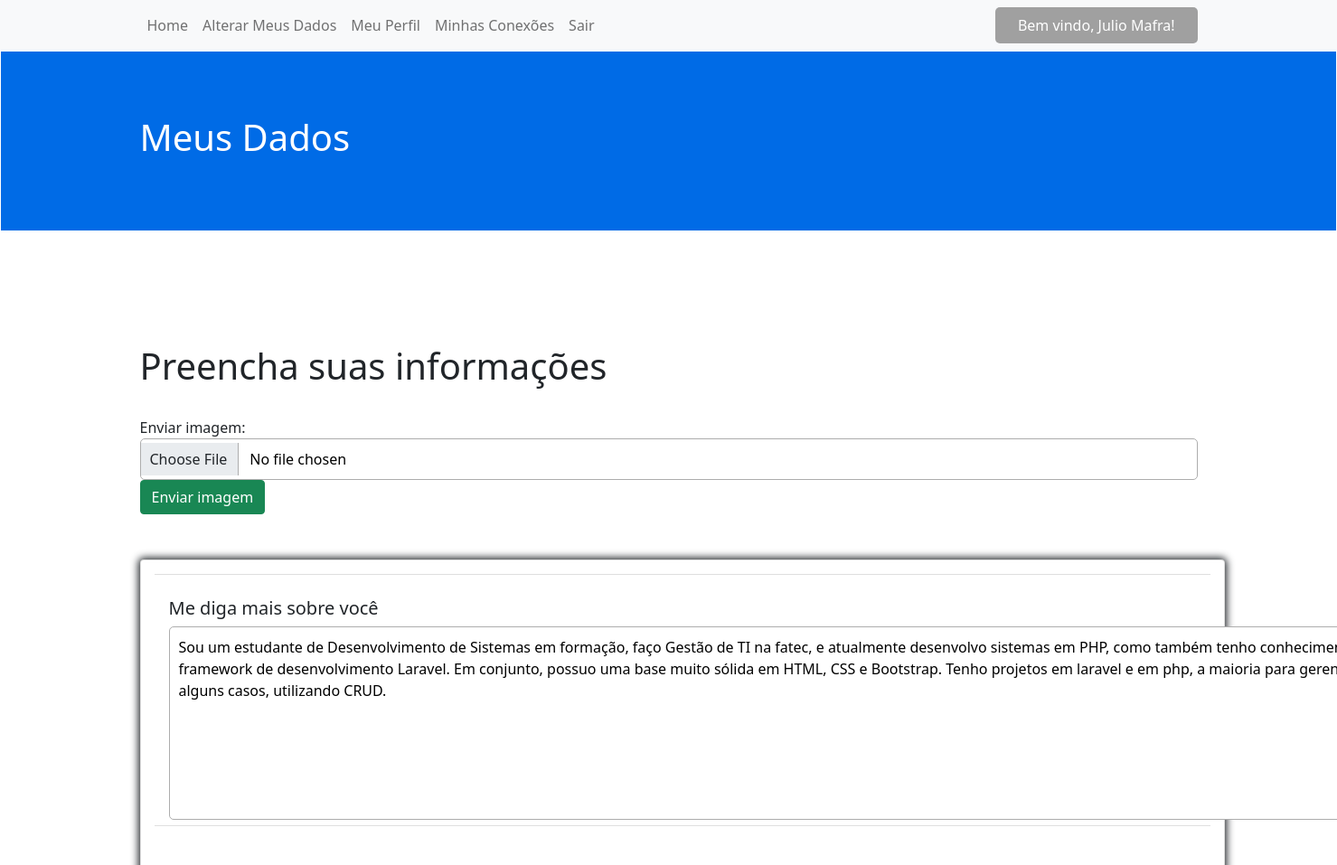
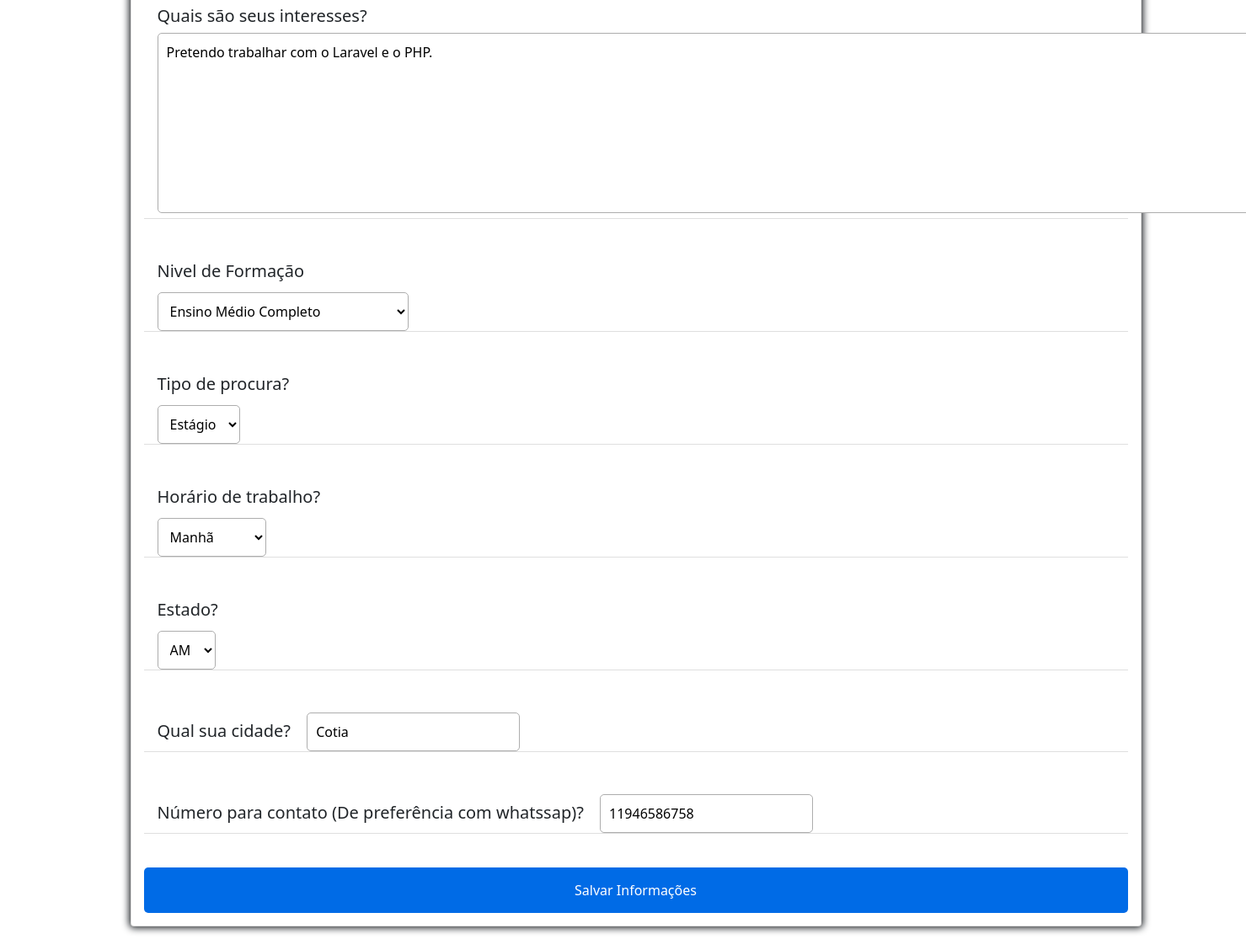
The app's page /candidatos-views/candidato-dados.php (signed in) with its own data (2 pictures, top to bottom).
### tables this page shows
CREATE TABLE IF NOT EXISTS `users` (
  `id_users` int(11) NOT NULL AUTO_INCREMENT,
  `email` varchar(255) NOT NULL,
  `name` varchar(255) NOT NULL,
  `password` varchar(255) NOT NULL,
  `type_user` varchar(125) NOT NULL,
  `profile_fk` int(11) NOT NULL,
  PRIMARY KEY (`id_users`),
  KEY `informations_fk` (`profile_fk`)
);

CREATE TABLE IF NOT EXISTS `profile` (
  `id_profile` int(11) NOT NULL AUTO_INCREMENT,
  `photo` varchar(255) DEFAULT NULL,
  `descricao_perfil` text,
  `descricao_interesse` text,
  `descricao_faculdade` text,
  `type_job` varchar(150) DEFAULT NULL,
  `time_job` varchar(150) DEFAULT NULL,
  `estate` varchar(255) DEFAULT NULL,
  `city` varchar(255) DEFAULT NULL,
  `tel_number` varchar(255) DEFAULT NULL,
  PRIMARY KEY (`id_profile`)
);

### candidatos-views/verify-db/verify_candidatos.php (called while the page is built, shortened)
<?php
if (empty($_SESSION['email']) && empty($_SESSION['email'])) {
    header('location:../index.php');
} else {
    $email = $_SESSION['email'];
    $query_select_user_candidato = "SELECT name, type_user FROM users WHERE email = '$email'";
    $querySelectUserCandidato = $conn->query($query_select_user_candidato);
    if (mysqli_num_rows($querySelectUserCandidato) > 0) {
        while ($userCandidato = $querySelectUserCandidato->fetch_array()) {
            $userName = $userCandidato['name'];
        }
    } else {
        echo 'error!';
    }
}

### candidatos-views/verify-db/verify_perfil.php (called while the page is built, shortened)
<?php
$email = $_SESSION['email'];
$id_users = 0;
$query_id = "SELECT id_users FROM users WHERE email = '$email'";
$queryId = $conn->query($query_id);
while($queryFindIdUsers = $queryId->fetch_array()){
    $id_users =  $queryFindIdUsers['id_users'];
}
$query_profile_user = "SELECT email, name, descricao_perfil, descricao_interesse, descricao_faculdade, type_job, estate, city, tel_number FROM users, profile WHERE (email = '$email' AND id_profile = '$id_users')";
$queryProfileUser = $conn->query($query_profile_user);

### candidatos-views/candidato-dados.php (the view, shortened to what this page needs)
<?php
include '../db/connection-db.php';
include 'verify-db/verify_candidatos.php';
include 'verify-db/verify_perfil.php';
while ($queryProfile = $queryProfileUser->fetch_array()) {
    $descricao_perfil = $queryProfile['descricao_perfil'];
    $descricao_interesse = $queryProfile['descricao_interesse'];
    $city = $queryProfile['city'];
    $tel_number = $queryProfile['tel_number'];
}
?>
<!DOCTYPE html>
<html lang="pt-br">
<head>
    <link rel="stylesheet" href="../assets/style.css">
    <link href="https://cdn.jsdelivr.net/npm/bootstrap@5.0.2/dist/css/bootstrap.min.css" rel="stylesheet">
</head>
<body>
    <div class="hold-welcome-user">
        <nav class="navbar navbar-expand-lg navbar-light bg-light">
            <div class="container-nav-bar">
                <div class="collapse navbar-collapse" id="navbarNav">
                    <ul class="navbar-nav">
                        <li class="nav-item">
                            <a class="nav-link" href="candidatos.php">Home</a>
                        </li>
                        <li class="nav-item">
                            <a class="nav-link" href="candidato-dados.php">Alterar Meus Dados</a>
                        </li>
                        <li class="nav-item">
                            <a class="nav-link" href="candidato-perfil-exibicao.php">Meu Perfil</a>
                        </li>
                        <li class="nav-item">
                            <a class="nav-link" href="solicitacoes-de-amizade.php">Minhas Conexões</a>
                        </li>
                        <li class="nav-item">
                            <a class="nav-link" href="../db/logout.php">Sair</a>
                        </li>
                    </ul>
                </div>
                <div class="paragrafo-welcome">
                    <p>Bem vindo, <?php echo $userName  ?>!</p>
                </div>
            </div>
        </nav>
    </div>
    <div class="container-name-page">
        <div class="name-page">
            <h1>Meus Dados</h1>
        </div>
    </div>
    <div class="container-contents candidato-perfil">
        <h1>Preencha suas informações</h1>
        <br>
            <?php
echo         '<form method="POST" action="insert-db/date-upload-image.php" enctype="multipart/form-data">
<input hidden="true" type="hidden" name="id_users" value="' . $id_users . '">
  <label for="conteudo">Enviar imagem:</label>
  <input type="file" name="pic" accept="images/*" class="form-control">
    <button type="submit" class="btn btn-success">Enviar imagem</button>
</form>';
            echo
            ' <form method="post" action="insert-db/update_profile_candidatos.php"><div class="card" style="width: 75rem;">
<input hidden="true" type="hidden" name="id_users" value="' . $id_users . '">
<ul class="list-group list-group-flush">
<li class="list-group-item"><label><h5>Me diga mais sobre você</h5></label>
<textarea name="descricao_perfil" value="' . $descricao_perfil . '"  rows="8" cols="150">' . $descricao_perfil . '</textarea>
</li>
<li class="list-group-item"><label><h5>Quais são seus interesses?</h5></label>
<textarea name="descricao_interesse" value="' . $descricao_interesse . '"  rows="8" cols="150">' . $descricao_interesse . '</textarea>
</li>
<li class="list-group-item"><label><h5>Nivel de Formação</h5></label>
<select type="text" name="descricao_faculdade">
<option type="text" name="descricao_faculdade" value="Ensino médio Completo">Ensino Médio Completo</option>
</select></li>
<li class="list-group-item">
<label><h5>Tipo de procura?</h5></label>
<select name="type_job">
<option type="text" name="type_job" value="Estágio">Estágio</option>
</select></li>
<li class="list-group-item">
<label><h5>Horário de trabalho?</h5></label>
<select name="time_job">
<option type="text" name="time_job" value="Manhã">Manhã</option>
</select></li>
<li class="list-group-item">
<label><h5>Estado?</h5></label>
<select name="estate">
<option type="text" name="estate" value="AM">AM</option>
</select>
</li>
<li class="list-group-item">
<label><h5>Qual sua cidade?</h5></label>
<input type="text" name="city" value="' . $city . '">
</li>
<li class="list-group-item">
<label><h5>Número para contato (De preferência com whatssap)?</h5></label>
<input type="text" name="tel_number" value="' . $tel_number . '"></li>';
            ?>
            <button class="btn-candidato-perfil" type="submit">Salvar Informações</button>
    </div>
    </form>
    </div>
</body>
</html>

### assets/style.css (style rules this page uses)
* { padding: 0; margin: 0; }
p { margin-bottom: 0 !important; }
.container-contents { width: 1170px; max-width: 1170px; margin: 125px auto; display: flex; flex-direction: column; }
.container-nav-bar { width: 1170px; max-width: 1170px; margin: 0 auto; display: flex; }
.paragrafo-welcome { display: flex; align-items: center; justify-content: center; background-color: rgb(160, 160, 160); border-radius: 5px; color: rgb(255, 255, 255); padding: 5px 25px; }
.container-name-page { border: solid 1px; height: 200px; background-color: rgb(0, 107, 230); color: #fff; }
.name-page { display: flex; width: 1170px; max-width: 1170px; height: 100%; align-items: center; justify-content: flex-start; margin: 0 auto; }
.card { margin: 50px auto; display: flex; padding: 15px; width: 28%; box-shadow: 0px 0px 8px 2px; }
ol, ul { padding: 0 !important; }
.btn-candidato-perfil { background-color: rgb(0, 107, 230); padding: 15px 30px; color: #fff; border-radius: 5px; border: none; margin-top: 15px; }
.candidato-perfil .list-group-item { margin: 25px 0; padding-bottom: 0; padding-top: 0; }
.candidato-perfil select { margin-top: 5px; display: flex; }
.candidato-perfil input, select, textarea { background-color: rgb(255, 255, 255); color: rgb(0, 0, 0); box-shadow: 0px 0px 1px 2px transparent; border-radius: 5px; border: 1px solid rgb(173, 173, 173); padding: 10px; }
.candidato-perfil label { margin-right: 15px; }

### records on screen
users: name "Julio Mafra", descricao_perfil "Sou um estudante de Desenvolvimento de Sistemas em formação, faço Gestão de TI na fatec, e atualmente desenvolvo sistemas em PHP, como também tenho conhecimentos no framework de desenvolvimento Laravel. Em conjunto, possuo uma base muito sólida em HTML, CSS e Bootstrap. Tenho projetos em laravel e em php, a maioria para gerenciamento de alguns casos, utilizando CRUD.", descricao_interesse "Pretendo trabalhar com o Laravel e o PHP.", city "Cotia", tel_number "11946586758"
